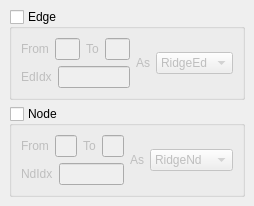
         <widget class="QWidget" name="page_5" >
          <property name="geometry" >
           <rect>
            <x>0</x>
            <y>0</y>
            <width>237</width>
            <height>190</height>
           </rect>
          </property>
          <attribute name="label" >
           <string>Feature Edit</string>
          </attribute>
          <layout class="QVBoxLayout" >
           <property name="margin" >
            <number>9</number>
           </property>
           <property name="spacing" >
            <number>6</number>
           </property>
           <item>
            <widget class="QGroupBox" name="featureEdgeEditGroupBox" >
             <property name="title" >
              <string>Edge</string>
             </property>
             <property name="checkable" >
              <bool>true</bool>
             </property>
             <property name="checked" >
              <bool>false</bool>
             </property>
             <layout class="QHBoxLayout" >
              <property name="margin" >
               <number>9</number>
              </property>
              <property name="spacing" >
               <number>6</number>
              </property>
              <item>
               <layout class="QVBoxLayout" >
                <property name="margin" >
                 <number>0</number>
                </property>
                <property name="spacing" >
                 <number>6</number>
                </property>
                <item>
                 <layout class="QHBoxLayout" >
                  <property name="margin" >
                   <number>0</number>
                  </property>
                  <property name="spacing" >
                   <number>6</number>
                  </property>
                  <item>
                   <widget class="QLabel" name="featureEdgeEditFromlabel" >
                    <property name="text" >
                     <string>From</string>
                    </property>
                    <property name="buddy" >
                     <cstring>featureEdgeEditFromLineEdit</cstring>
                    </property>
                   </widget>
                  </item>
                  <item>
                   <widget class="QLineEdit" name="featureEdgeEditFromLineEdit" />
                  </item>
                  <item>
                   <widget class="QLabel" name="featureEdgeEditToLabel" >
                    <property name="text" >
                     <string>To</string>
                    </property>
                    <property name="buddy" >
                     <cstring>featureEdgeEditTolineEdit</cstring>
                    </property>
                   </widget>
                  </item>
                  <item>
                   <widget class="QLineEdit" name="featureEdgeEditTolineEdit" />
                  </item>
                 </layout>
                </item>
                <item>
                 <layout class="QHBoxLayout" >
                  <property name="margin" >
                   <number>0</number>
                  </property>
                  <property name="spacing" >
                   <number>6</number>
                  </property>
                  <item>
                   <widget class="QLabel" name="featureEdgeEditEdIdxLabel" >
                    <property name="text" >
                     <string>EdIdx</string>
                    </property>
                    <property name="buddy" >
                     <cstring>featureEdgeEditEdIdxLineEdit</cstring>
                    </property>
                   </widget>
                  </item>
                  <item>
                   <widget class="QLineEdit" name="featureEdgeEditEdIdxLineEdit" />
                  </item>
                 </layout>
                </item>
               </layout>
              </item>
              <item>
               <widget class="QLabel" name="featureEdgeEditAsLabel" >
                <property name="text" >
                 <string>As</string>
                </property>
                <property name="buddy" >
                 <cstring>featureEdgeEditAsComboBox</cstring>
                </property>
               </widget>
              </item>
              <item>
               <widget class="QComboBox" name="featureEdgeEditAsComboBox" >
                <item>
                 <property name="text" >
                  <string>RidgeEd</string>
                 </property>
                </item>
                <item>
                 <property name="text" >
                  <string>FlatEd</string>
                 </property>
                </item>
               </widget>
              </item>
             </layout>
            </widget>
           </item>
           <item>
            <widget class="QGroupBox" name="featureNodeEditGroupBox" >
             <property name="title" >
              <string>Node</string>
             </property>
             <property name="checkable" >
              <bool>true</bool>
             </property>
             <property name="checked" >
              <bool>false</bool>
             </property>
             <layout class="QHBoxLayout" >
              <property name="margin" >
               <number>9</number>
              </property>
              <property name="spacing" >
               <number>6</number>
              </property>
              <item>
               <layout class="QVBoxLayout" >
                <property name="margin" >
                 <number>0</number>
                </property>
                <property name="spacing" >
                 <number>6</number>
                </property>
                <item>
                 <layout class="QHBoxLayout" >
                  <property name="margin" >
                   <number>0</number>
                  </property>
                  <property name="spacing" >
                   <number>6</number>
                  </property>
                  <item>
                   <widget class="QLabel" name="featureNodeEditFromLabel" >
                    <property name="text" >
                     <string>From</string>
                    </property>
                    <property name="buddy" >
                     <cstring>featureNodeEditFromLineEdit</cstring>
                    </property>
                   </widget>
                  </item>
                  <item>
                   <widget class="QLineEdit" name="featureNodeEditFromLineEdit" />
                  </item>
                  <item>
                   <widget class="QLabel" name="featureNodeEditToLabel" >
                    <property name="text" >
                     <string>To</string>
                    </property>
                    <property name="buddy" >
                     <cstring>featureNodeEditToLineEdit</cstring>
                    </property>
                   </widget>
                  </item>
                  <item>
                   <widget class="QLineEdit" name="featureNodeEditToLineEdit" />
                  </item>
                 </layout>
                </item>
                <item>
                 <layout class="QHBoxLayout" >
                  <property name="margin" >
                   <number>0</number>
                  </property>
                  <property name="spacing" >
                   <number>6</number>
                  </property>
                  <item>
                   <widget class="QLabel" name="featureNodeEditNdIdxLabel" >
                    <property name="text" >
                     <string>NdIdx</string>
                    </property>
                    <property name="buddy" >
                     <cstring>featureNodeEditNdIdxLineEdit</cstring>
                    </property>
                   </widget>
                  </item>
                  <item>
                   <widget class="QLineEdit" name="featureNodeEditNdIdxLineEdit" />
                  </item>
                 </layout>
                </item>
               </layout>
              </item>
              <item>
               <widget class="QLabel" name="featureNodeEditAsLabel" >
                <property name="text" >
                 <string>As</string>
                </property>
                <property name="buddy" >
                 <cstring>featureNodeEditAsComboBox</cstring>
                </property>
               </widget>
              </item>
              <item>
               <widget class="QComboBox" name="featureNodeEditAsComboBox" >
                <item>
                 <property name="text" >
                  <string>RidgeNd</string>
                 </property>
                </item>
                <item>
                 <property name="text" >
                  <string>CornerNd</string>
                 </property>
                </item>
                <item>
                 <property name="text" >
                  <string>FlatNd</string>
                 </property>
                </item>
               </widget>
              </item>
             </layout>
            </widget>
           </item>
          </layout>
         </widget>
